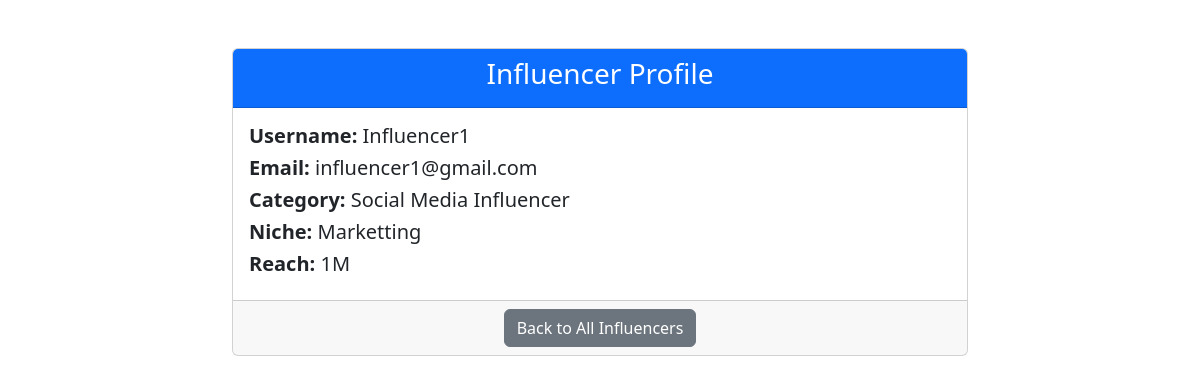
The page /sponsor/influencer/3 on the database its author committed.
### app/models.py (models this page shows, shortened)
class User(db.Model, UserMixin):
    id = db.Column(db.Integer, primary_key=True)
    username = db.Column(db.String(20), unique=True, nullable=False, index=True)
    email = db.Column(db.String(120), unique=True, nullable=False, index=True)
    password = db.Column(db.String(60), nullable=False)
    role = db.Column(db.String(20), nullable=False)  # 'influencer', 'admin', 'sponsor'
    flagged = db.Column(db.Boolean, default=False)
    influencer_profile = db.relationship('InfluencerProfile', backref='user', uselist=False)

class InfluencerProfile(db.Model):
    user_id = db.Column(db.Integer, db.ForeignKey('user.id'), primary_key=True, nullable=False)
    category = db.Column(db.String(100), nullable=True)
    niche = db.Column(db.String(100), nullable=True)
    reach = db.Column(db.String(25), nullable=True)

### app/views/sponsor.py (the view)
@sponsor_bp.route('/influencer/<int:user_id>')
def view_influencer_profile(user_id):
    influencer = User.query.get_or_404(user_id)
    return render_template('sponsor/view_influencer_profile.html', influencer=influencer)

### app/templates/sponsor/view_influencer_profile.html
<link href="https://cdn.jsdelivr.net/npm/bootstrap@5.3.0-alpha1/dist/css/bootstrap.min.css" rel="stylesheet">
<div class="container mt-5">
    <div class="row justify-content-center">
        <div class="col-md-8">
            <div class="card">
                <div class="card-header bg-primary text-white">
                    <h3 class="text-center">Influencer Profile</h3>
                </div>
                <div class="card-body">
                    <h5><strong>Username:</strong> {{ influencer.username }}</h5>
                    <h5><strong>Email:</strong> {{ influencer.email }}</h5>
                    <h5><strong>Category:</strong> {{ influencer.influencer_profile.category }}</h5>
                    <h5><strong>Niche:</strong> {{ influencer.influencer_profile.niche }}</h5>
                    <h5><strong>Reach:</strong> {{ influencer.influencer_profile.reach }}</h5>
                </div>
                <div class="card-footer text-center">
                    <a href="{{ url_for('sponsor.view_all_influencers') }}" class="btn btn-secondary">Back to All Influencers</a>
                </div>
            </div>
        </div>
    </div>
</div>

### rows shown on the page
User: username "Influencer1", email "influencer1@gmail.com"
InfluencerProfile: influencer_profile.category "Social Media Influencer", influencer_profile.niche "Marketting", influencer_profile.reach "1M"
